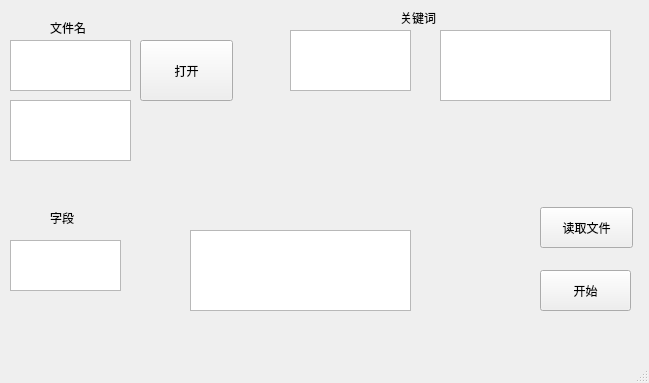
<?xml version="1.0" encoding="UTF-8"?>
<ui version="4.0">
 <class>MainWindow</class>
 <widget class="QMainWindow" name="MainWindow">
  <property name="geometry">
   <rect>
    <x>0</x>
    <y>0</y>
    <width>649</width>
    <height>383</height>
   </rect>
  </property>
  <property name="windowTitle">
   <string>MainWindow</string>
  </property>
  <widget class="QWidget" name="centralwidget">
   <widget class="QTextEdit" name="filename">
    <property name="geometry">
     <rect>
      <x>10</x>
      <y>40</y>
      <width>121</width>
      <height>51</height>
     </rect>
    </property>
    <property name="html">
     <string>&lt;!DOCTYPE HTML PUBLIC &quot;-//W3C//DTD HTML 4.0//EN&quot; &quot;http://www.w3.org/TR/REC-html40/strict.dtd&quot;&gt;
&lt;html&gt;&lt;head&gt;&lt;meta name=&quot;qrichtext&quot; content=&quot;1&quot; /&gt;&lt;style type=&quot;text/css&quot;&gt;
p, li { white-space: pre-wrap; }
&lt;/style&gt;&lt;/head&gt;&lt;body style=&quot; font-family:'SimSun'; font-size:9pt; font-weight:400; font-style:normal;&quot;&gt;
&lt;p align=&quot;center&quot; style=&quot;-qt-paragraph-type:empty; margin-top:12px; margin-bottom:12px; margin-left:0px; margin-right:0px; -qt-block-indent:0; text-indent:0px; font-family:'SimSun';&quot;&gt;&lt;br /&gt;&lt;/p&gt;&lt;/body&gt;&lt;/html&gt;</string>
    </property>
   </widget>
   <widget class="QTextEdit" name="keywords">
    <property name="geometry">
     <rect>
      <x>290</x>
      <y>30</y>
      <width>121</width>
      <height>61</height>
     </rect>
    </property>
    <property name="html">
     <string>&lt;!DOCTYPE HTML PUBLIC &quot;-//W3C//DTD HTML 4.0//EN&quot; &quot;http://www.w3.org/TR/REC-html40/strict.dtd&quot;&gt;
&lt;html&gt;&lt;head&gt;&lt;meta name=&quot;qrichtext&quot; content=&quot;1&quot; /&gt;&lt;style type=&quot;text/css&quot;&gt;
p, li { white-space: pre-wrap; }
&lt;/style&gt;&lt;/head&gt;&lt;body style=&quot; font-family:'SimSun'; font-size:9pt; font-weight:400; font-style:normal;&quot;&gt;
&lt;p align=&quot;center&quot; style=&quot;-qt-paragraph-type:empty; margin-top:0px; margin-bottom:0px; margin-left:0px; margin-right:0px; -qt-block-indent:0; text-indent:0px; font-family:'SimSun';&quot;&gt;&lt;br /&gt;&lt;/p&gt;&lt;/body&gt;&lt;/html&gt;</string>
    </property>
   </widget>
   <widget class="QTextEdit" name="columns">
    <property name="geometry">
     <rect>
      <x>10</x>
      <y>240</y>
      <width>111</width>
      <height>51</height>
     </rect>
    </property>
    <property name="html">
     <string>&lt;!DOCTYPE HTML PUBLIC &quot;-//W3C//DTD HTML 4.0//EN&quot; &quot;http://www.w3.org/TR/REC-html40/strict.dtd&quot;&gt;
&lt;html&gt;&lt;head&gt;&lt;meta name=&quot;qrichtext&quot; content=&quot;1&quot; /&gt;&lt;style type=&quot;text/css&quot;&gt;
p, li { white-space: pre-wrap; }
&lt;/style&gt;&lt;/head&gt;&lt;body style=&quot; font-family:'SimSun'; font-size:9pt; font-weight:400; font-style:normal;&quot;&gt;
&lt;p align=&quot;center&quot; style=&quot;-qt-paragraph-type:empty; margin-top:0px; margin-bottom:0px; margin-left:0px; margin-right:0px; -qt-block-indent:0; text-indent:0px; font-family:'SimSun';&quot;&gt;&lt;br /&gt;&lt;/p&gt;&lt;/body&gt;&lt;/html&gt;</string>
    </property>
   </widget>
   <widget class="QPushButton" name="start">
    <property name="geometry">
     <rect>
      <x>540</x>
      <y>270</y>
      <width>91</width>
      <height>41</height>
     </rect>
    </property>
    <property name="text">
     <string>开始</string>
    </property>
   </widget>
   <widget class="QTextBrowser" name="keywords_display">
    <property name="geometry">
     <rect>
      <x>440</x>
      <y>30</y>
      <width>171</width>
      <height>71</height>
     </rect>
    </property>
   </widget>
   <widget class="QTextBrowser" name="columns_display">
    <property name="geometry">
     <rect>
      <x>190</x>
      <y>230</y>
      <width>221</width>
      <height>81</height>
     </rect>
    </property>
   </widget>
   <widget class="QLabel" name="label">
    <property name="geometry">
     <rect>
      <x>50</x>
      <y>20</y>
      <width>51</width>
      <height>16</height>
     </rect>
    </property>
    <property name="text">
     <string>文件名</string>
    </property>
   </widget>
   <widget class="QLabel" name="label_2">
    <property name="geometry">
     <rect>
      <x>400</x>
      <y>10</y>
      <width>51</width>
      <height>16</height>
     </rect>
    </property>
    <property name="text">
     <string>关键词</string>
    </property>
   </widget>
   <widget class="QLabel" name="label_3">
    <property name="geometry">
     <rect>
      <x>50</x>
      <y>210</y>
      <width>31</width>
      <height>16</height>
     </rect>
    </property>
    <property name="text">
     <string>字段</string>
    </property>
   </widget>
   <widget class="QPushButton" name="read_file">
    <property name="geometry">
     <rect>
      <x>540</x>
      <y>207</y>
      <width>93</width>
      <height>41</height>
     </rect>
    </property>
    <property name="text">
     <string>读取文件</string>
    </property>
   </widget>
   <widget class="QTextBrowser" name="columns_name">
    <property name="geometry">
     <rect>
      <x>10</x>
      <y>100</y>
      <width>121</width>
      <height>61</height>
     </rect>
    </property>
   </widget>
   <widget class="QPushButton" name="bt_openfile">
    <property name="geometry">
     <rect>
      <x>140</x>
      <y>40</y>
      <width>93</width>
      <height>61</height>
     </rect>
    </property>
    <property name="text">
     <string>打开</string>
    </property>
   </widget>
  </widget>
  <widget class="QMenuBar" name="menubar">
   <property name="geometry">
    <rect>
     <x>0</x>
     <y>0</y>
     <width>649</width>
     <height>26</height>
    </rect>
   </property>
  </widget>
  <widget class="QStatusBar" name="statusbar"/>
 </widget>
 <resources/>
 <connections/>
</ui>
